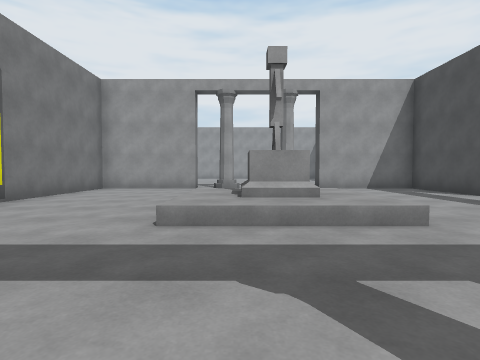
View 1 (above)

22 first-person views from a walk through a Unity game level. The camera is 1.2 m above the floor, tilts 2° down and sees 80° across. The floor is counted in squares, 2 m on a side. Each view is taken from the middle of a square. On the plan, view 1 faces up. The plan holds only what a view shows up to about 9 squares ahead; the rest is blank. The place goes on beyond the plan.

View 2
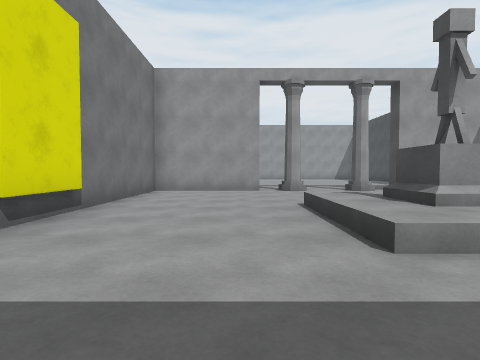

View 3
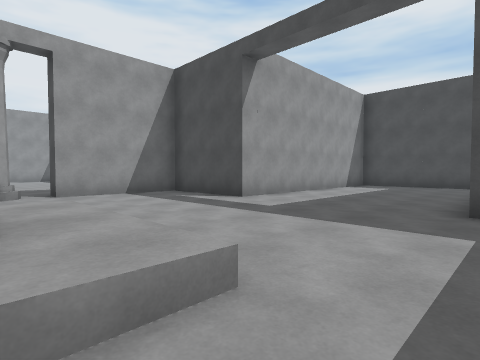

View 4
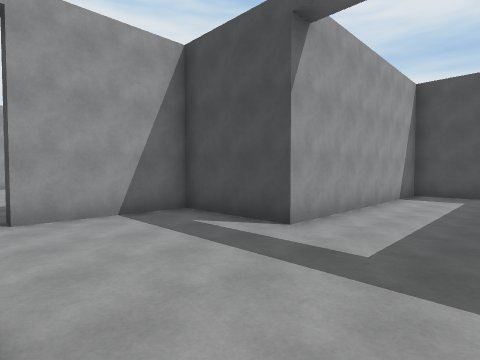

View 5
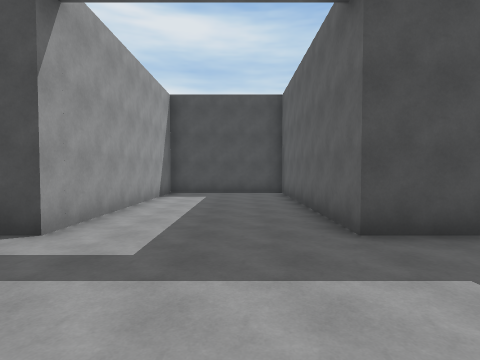

View 6
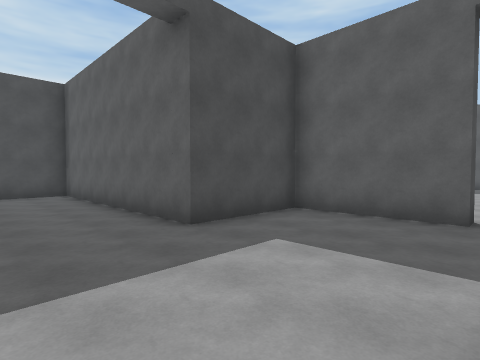

View 7
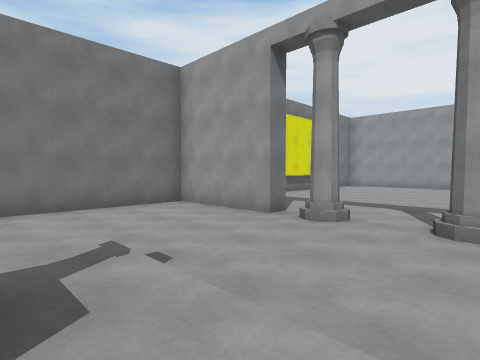

View 8
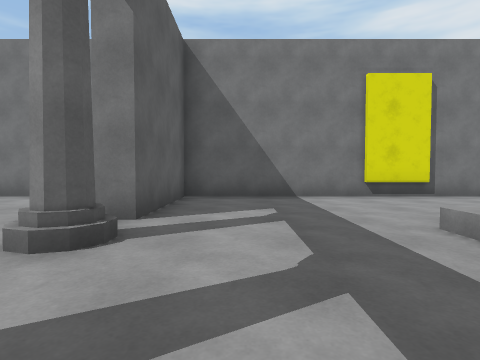

View 9
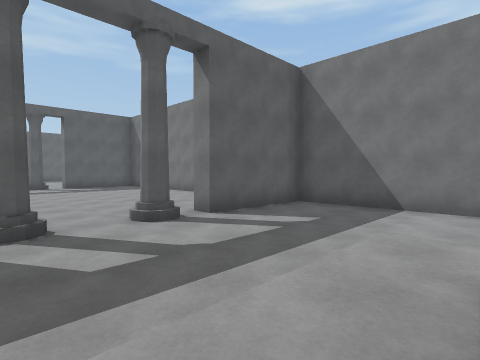

View 10
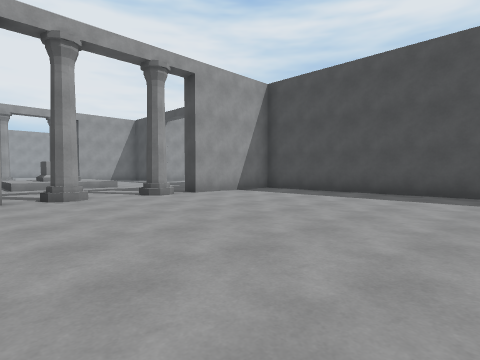

View 11
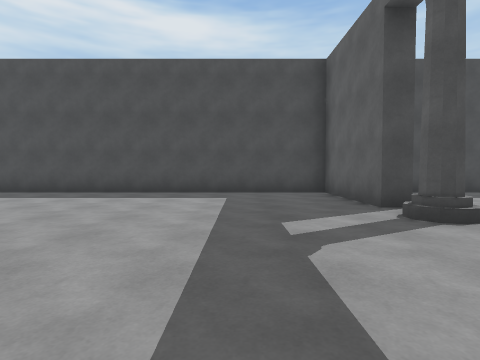

View 12
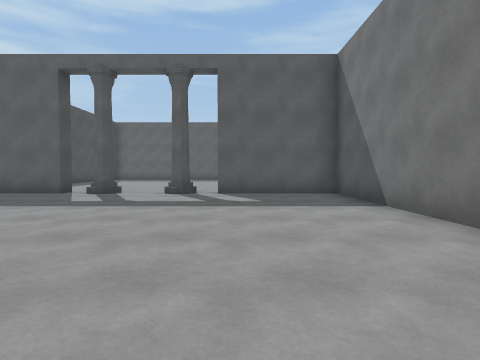

View 13
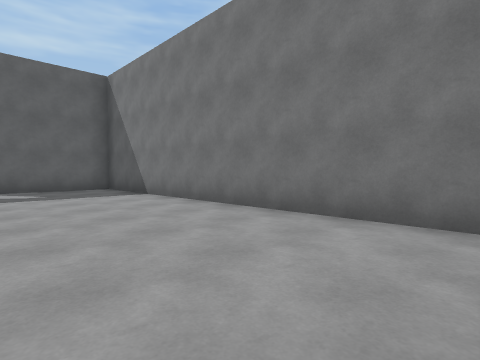

View 14
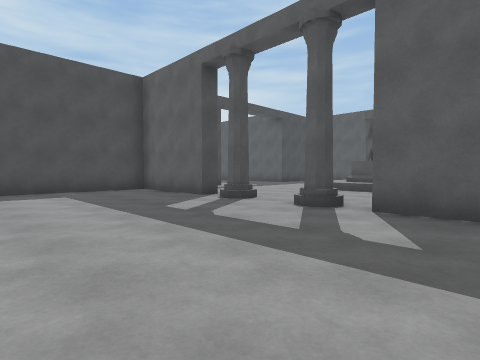

View 15
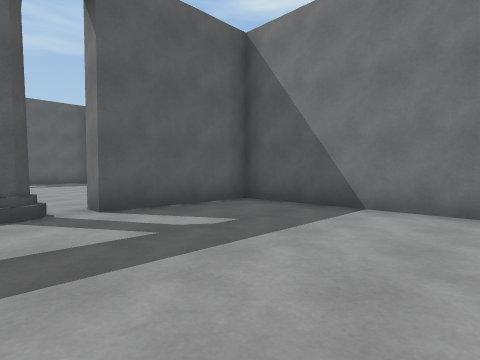

View 16
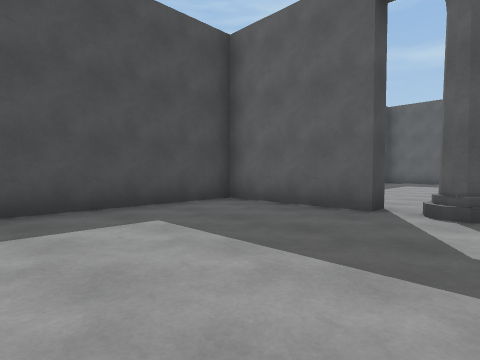

View 17
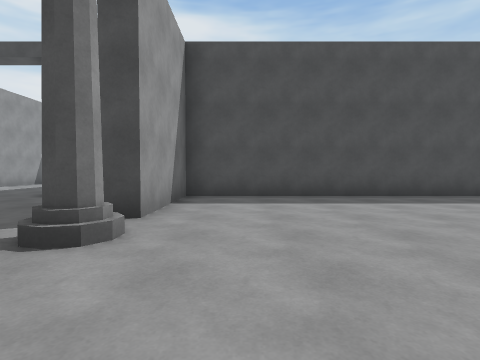

View 18
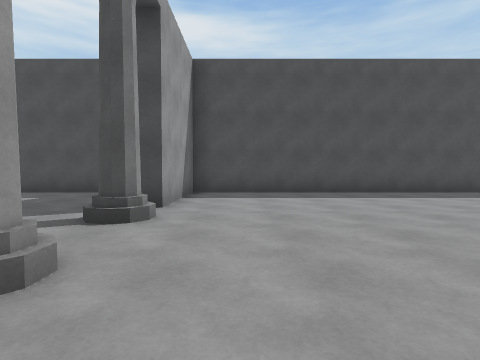

View 19
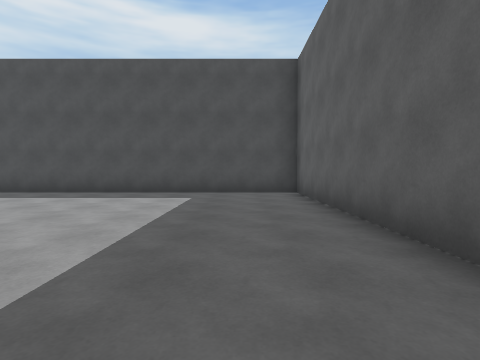

View 20
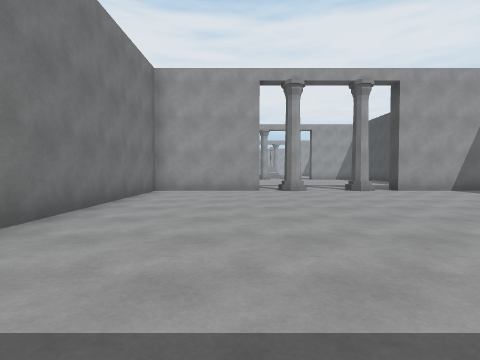

View 21
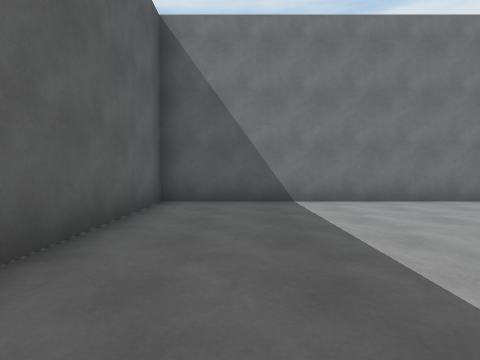

View 22
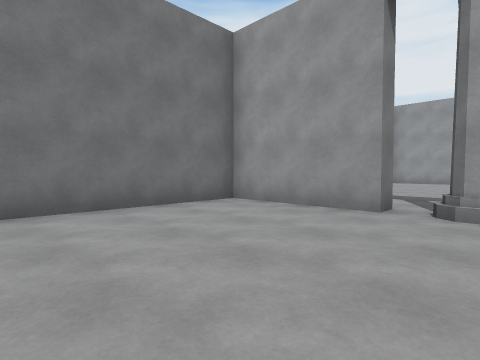

### Floor plan
Key: @ floor where view 1 was taken; # wall or solid block; . floor; / step, stairs or slope.
Columns run from 5 left of view 1 to 13 right of it. Each row starts with its distance up from view 1.
 14 #..........#
 13 #..........#
 12 #..........#
 11 #..........#
 10 ####....####
  9 #....#.#...#
  8 #..........#
  7 #..........########
  6 #...////..........#
  5 #...////..........#
  4 #...////..........#
  3 #...////..........#
  2 #..........########
  1 #..........#
  0 ####.@..####
 -1 #....#.#...#
 -2 #..........#
 -3 #..........#
 -4 #..........#
 -5 #..........#
 -6 #..........#
 -7 #..........#
 -8 #..........#
 -9 #..........#
-10 ####....####
-11 #....#.#...#
-12 #..........#
-13 #..........#
-14 #..........#
-15 #..........#
-16 #..........#
-17 #..........#
-18 #..........#
-19 #..........#
-20 #..........#
-21 ############

Positions as (right, up) in squares from view 1, and headings:
1: (0, 0), facing up
2: (-2, 1), facing up
3: (1, 2), facing up-right
4: (2, 4), facing up-right
5: (2, 4), facing right
6: (2, 5), facing down-right
7: (2, 5), facing up-left
8: (2, 1), facing left
9: (2, 4), facing down-left
10: (-2, -7), facing up-right
11: (-2, -8), facing right
12: (-2, -3), facing down
13: (-1, -1), facing down-left
14: (-3, 14), facing down-right
15: (0, 14), facing down-left
16: (1, 14), facing down-right
17: (-1, -2), facing right
18: (-2, -12), facing right
19: (-2, -19), facing right
20: (-2, -19), facing up
21: (1, -19), facing left
22: (0, -15), facing up-left
